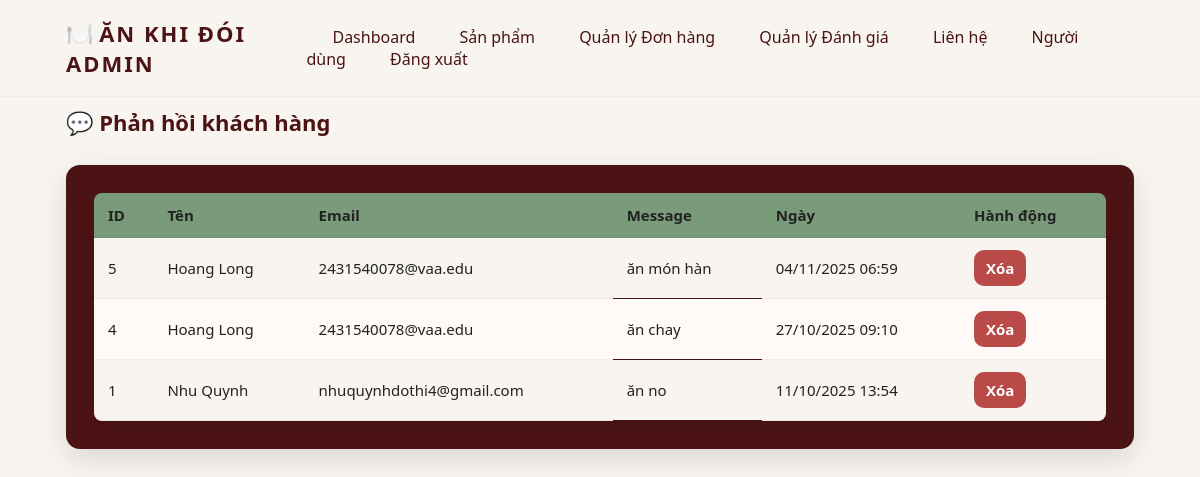
The page /admin/admin_contacts.php (signed in) on the database its author committed.
### tables this page shows
CREATE TABLE `contacts` (
  `id` int(10) UNSIGNED NOT NULL,
  `name` varchar(100) NOT NULL,
  `email` varchar(100) NOT NULL,
  `phone` varchar(20) DEFAULT NULL,
  `subject` varchar(150) DEFAULT NULL,
  `message` text NOT NULL,
  `status` enum('new','viewed','replied') DEFAULT 'new',
  `created_at` timestamp NOT NULL DEFAULT current_timestamp(),
  `responded_at` timestamp NULL DEFAULT NULL
);

### admin/admin_contacts.php (the view, shortened to what this page needs)
<?php
include '../config.php';
$contacts = $conn->query("SELECT * FROM contacts ORDER BY created_at DESC");
?>
<!DOCTYPE html>
<html lang="vi">
<head>
<link rel="stylesheet" href="admin_style.css">
</head>
<body>
<?php include __DIR__ . '/admin_header_small.php'; ?>
<div class="page-title">💬 Phản hồi khách hàng</div>
<div class="table-wrap">
  <div class="akd-card">
    <table class="styled-table">
      <thead><tr><th>ID</th><th>Tên</th><th>Email</th><th>Message</th><th>Ngày</th><th>Hành động</th></tr></thead>
      <tbody>
      <?php while($c = $contacts->fetch_assoc()): ?>
        <tr>
          <td><?= $c['id'] ?></td>
          <td><?= htmlspecialchars($c['name']) ?></td>
          <td><?= htmlspecialchars($c['email']) ?></td>
          <td style="max-width:420px;white-space:nowrap;overflow:hidden;text-overflow:ellipsis" title="<?= htmlspecialchars($c['message']) ?>"><?= htmlspecialchars($c['message']) ?></td>
          <td><?= date('d/m/Y H:i', strtotime($c['created_at'])) ?></td>
          <td><a class="akd-btn akd-btn-delete" href="?delete=<?= $c['id'] ?>" onclick="return confirm('Xóa phản hồi?')">Xóa</a></td>
        </tr>
      <?php endwhile; ?>
      </tbody>
    </table>
  </div>
</div>
</body>
</html>

### admin/admin_style.css (style rules this page uses)
:root { --be: #f8f5f0; --dark-brown: #4b1313; --accent: #7a9b7a; --muted: #d7ccc8; --text: #2d2d2d; --title: #f3e29a; }
* { box-sizing: border-box; }
body { margin: 0; font-family: "Segoe UI", Tahoma, Geneva, Verdana, sans-serif; background: var(--be); color: var(--text); }
.akd-card { max-width: 1100px; margin: 28px auto; background: var(--dark-brown); color: var(--title); border-radius: 14px; padding: 28px; box-shadow: 0 10px 30px rgba(0, 0, 0, 0.12); }
.page-title { max-width: 1100px; margin: 10px auto 6px auto; padding: 0 16px; font-size: 22px; color: var(--dark-brown); font-weight: 800; }
.table-wrap { max-width: 1100px; margin: 12px auto; padding: 0 16px; }
.styled-table { width: 100%; border-collapse: collapse; background: transparent; border-radius: 8px; overflow: hidden; box-shadow: 0 6px 12px rgba(0, 0, 0, 0.04); }
.styled-table thead tr { background: var(--accent); color: #fff; }
.styled-table th, .styled-table td { padding: 12px 14px; text-align: left; font-size: 15px; border-bottom: 1px solid rgba(0, 0, 0, 0.06); color: #222; }
.styled-table tbody tr { background: var(--be); }
.styled-table tbody tr:nth-child(even) { background: #fffaf7; }
.akd-btn { display: inline-block; padding: 8px 12px; border-radius: 10px; text-decoration: none; font-weight: 600; }
.akd-btn-delete { background: #b94a48; color: #fff; }

### rows shown on the page
contacts: id "5", name "Hoang Long", email "2431540078@vaa.edu", message "ăn món hàn", created_at "04/11/2025 06:59"
contacts: id "4", name "Hoang Long", email "2431540078@vaa.edu", message "ăn chay", created_at "27/10/2025 09:10"
contacts: id "1", name "Nhu Quynh", email "nhuquynhdothi4@gmail.com", message "ăn no", created_at "11/10/2025 13:54"
